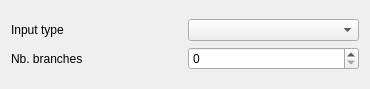
<ui version="4.0" >
 <class>FormEachLoop</class>
 <widget class="QWidget" name="FormEachLoop" >
  <property name="geometry" >
   <rect>
    <x>0</x>
    <y>0</y>
    <width>370</width>
    <height>89</height>
   </rect>
  </property>
  <property name="windowTitle" >
   <string>Form</string>
  </property>
  <layout class="QGridLayout" name="gridLayout_2" >
   <item row="0" column="0" >
    <layout class="QGridLayout" name="gridLayout" >
     <item row="0" column="0" >
      <widget class="QLabel" name="label_2" >
       <property name="text" >
        <string>Input type</string>
       </property>
      </widget>
     </item>
     <item row="0" column="1" >
      <widget class="QComboBox" name="cb_type" />
     </item>
     <item row="1" column="0" >
      <widget class="QLabel" name="label" >
       <property name="text" >
        <string>Nb. branches</string>
       </property>
      </widget>
     </item>
     <item row="1" column="1" >
      <widget class="QSpinBox" name="sb_nbranch" />
     </item>
    </layout>
   </item>
  </layout>
 </widget>
 <resources/>
 <connections/>
</ui>
